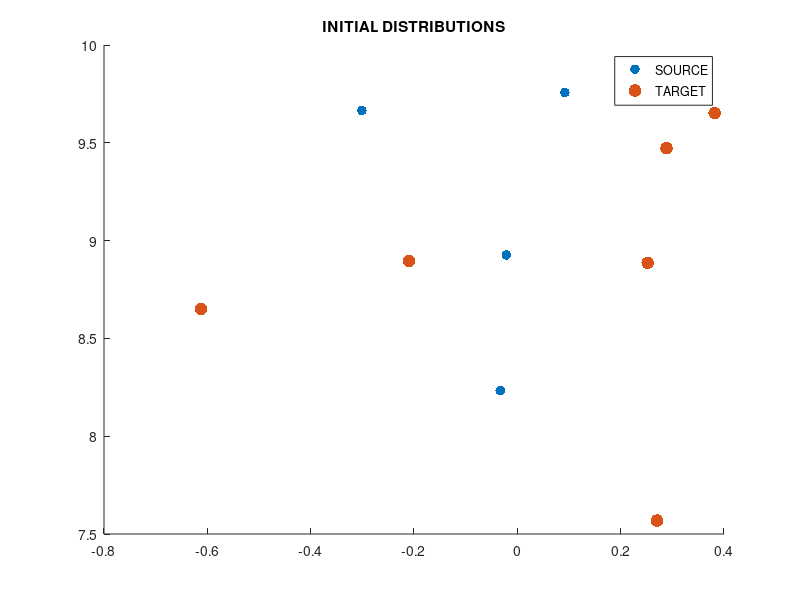

Write the MATLAB code that produced this figure. (Note: this script raises an error after producing the figure.)
% MULTIDIMENSIONAL OPTIMAL TRANSPORT

% RANDOMLY GENERATED 2D POINTS
rng('default');

% STARTING PARAMETERS
eta = 0.1;          % INITIAL STEP SIZE
lam = 5e5;          % REGULARIZATION PARAMETER
mu = 1e5;           % PARTIAL-NESS REGULARLIZATION

% 2D DATA POINTS
mu_x = [0 9];
sigma_x = [0.25 0; 0 1];
x = mvnrnd(mu_x, sigma_x, 10);
x_original = x;

mu_y1 = [7 7];
sigma_y1 = [1 0; 0 0.25];
%y = mvnrnd(mu_y1, sigma_y1, 200);
mu_y2 = [7 11];
sigma_y2 = [0.1 0; 0 0.1];
sigma_y3 = [10 0; 0 10];

y1 = mvnrnd(mu_y1, sigma_y1, 10);
y2 = mvnrnd(mu_y2, sigma_y2, 1);
y3 = mvnrnd(mu_y1, sigma_y3, 3);
y = [y1; y2; y3];

% TEST
y = x;
x = x(1:6, 1:2);

% INITIAL WEIGHTS
delta = zeros(length(x), 1);
epsilon = zeros(length(y), 1);
p_init = exp(delta)./sum(exp(delta));
q_init = exp(epsilon)./sum(exp(epsilon));

% MATCH THE DIMENSIONS
[n, d_x] = size(x);
[m, d_y] = size(y);
dim_diff = abs(d_x - d_y);

if d_x > d_y
    newrow_y = zeros(m, dim_diff);
    y = [y, newrow_y];
elseif d_x < d_y
    newrow_x = zeros(n, dim_diff);
    x = [x, newrow_x];
end

% PLOTTING INITIAL DISTRIBUTIONS
figure()
hold on
if d_x == 2 && d_y == 2
    scatter(y(:,1), y(:,2), q_init*500, 'filled', 'red')
    scatter(x(:,1), x(:,2), p_init*500, 'filled', 'blue')
elseif d_x == 3 || d_y == 3
    scatter3(y(:,1), y(:,2), y(:,3), 'filled', 'red')
    scatter3(x(:,1), x(:,2), x(:,3), 'filled', 'blue')
end
title('INITIAL DISTRIBUTIONS')
legend('SOURCE', 'TARGET')
hold off

% PRECONDITIONING %%%%%%%%%%%%%%%%%%%%%%%%%%%%%%%%%%%%%%%%%%%%%%%%%%%%%%%%%
s_x = sqrt(sum(abs(x-median(x)))/length(x)); % IMMUNE TO LARGE CLUSTERS OF OUTLIERS
s_y = sqrt(sum(abs(y-median(y)))/length(y)); % ROBUST DISPERSION MEASURE USING L1 NORM

x1 = x.*s_y./s_x;          % RESCALING X1 BASED ON ROBUST MEASURE

% SHIFTING TO MEAN OR MEDIAN OF TARGET
x = x1 - median(x1) + median(y);

% START TIMER FOR ALGORITHM %%%%%%%%%%%%%%%%%%%%%%%%%%%%%%%%%%%%%%%%%%%%%%%
tic

% RUNNING GRADIENT DESCENT
[T_hist, L1_hist, L2_hist, L_hist, eta_hist, H_hist, iter, min_index, p_final, q_final] = grad_descent(x, y, eta, lam, mu, delta, epsilon);
iters = 1:iter;
fprintf("\nTotal iters: %d\n", iter)
fprintf("Minimum achieved at iter: %d\n", min_index)
fprintf("Final cost: %d\n\n", L_hist(min_index,:))
disp(p_final)
disp(q_final)

% MAP RUNTIME
runtime = toc;

% PLOTTING INITIAL DISTRIBUTIONS
figure()
hold on
if d_x == 2 && d_y == 2
    scatter(y(:,1), y(:,2), q_init*500, 'filled', 'red')
    scatter(x(:,1), x(:,2), p_init*500, 'filled', 'blue')
elseif d_x == 3 || d_y == 3
    scatter3(y(:,1), y(:,2), y(:,3), 'filled', 'red')
    scatter3(x(:,1), x(:,2), x(:,3), 'filled', 'blue')
end
title('PRECONDITIONED DISTRIBUTIONS')
legend('TARGET','SOURCE')
hold off

% START TIMER FOR PLOTTING
tic

figure()
hold on
% PLOT C(X, TX)
subplot(2, 2, 1)
plot(iters, L1_hist, '-')
title('L1 COST')

% PLOT (F1 - F2)
subplot(2, 2, 2)
plot(iters, L2_hist, '-')
title('L2 COST')

% PLOT GLOBAL COST
subplot(2, 2, 3)
plot(iters, L_hist, '-')
title('L COST')

% PLOT LEARNING RATE/STEP SIZE ETA
subplot(2, 2, 4)
plot(iters, eta_hist, '-')
title('ETA')
hold off

% PLOTTING FINAL OPTIMAL MAP
figure()
hold on
for i = 1:iter-1
    T_map_i1 = T_hist(:,:,i);
    T_map_i2 = T_hist(:,:,i+1);
    for j = 1:length(x)
        plot([T_map_i1(j,1) T_map_i2(j,1)], [T_map_i1(j,2) T_map_i2(j,2)], color = 'green')
    end
end

T_map = T_hist(:,:,min_index);
if d_x == 2 && d_y == 2
    p_y = scatter(y(:,1), y(:,2), q_final*500, 'filled', 'red');
    p_t = scatter(T_map(:,1), T_map(:,2), p_final*500, 'filled', 'green');
elseif d_x == 3 || d_y == 3
    p_y = scatter3(y(:,1), y(:,2), y(:,3), 'filled', 'red');
    p_t = scatter3(T_map(:,1), T_map(:,2),  T_map(:,3),  'filled', 'green');
end
title('FINAL MAP')
legend([p_y, p_t], {'TARGET', 'MAP'})
hold off

% END TIMER AND DISPLAY RUNTIME
plotting = toc;
disp(['ALGO RUNTIME: ' num2str(runtime) ' sec'])
disp(['PLOT RUNTIME: ' num2str(plotting) ' sec'])
disp(['TOTAL RUNTIME: ' num2str(runtime + plotting) ' sec'])





% BEGINNING OPTIMAL TRANSPORT ALGORITHM %%%%%%%%%%%%%%%%%%%%%%%%%%%%%%%%%%%
% BANDWIDTH MATRIX SELECTION WITH SILVERMAN'S RULE OF THUMB
function H = bandwidth(x, n, std_switch)
    [~, d] = size(x);
    if std_switch == false
        if d == 1 % FOR ONE-DIMENSIONAL CASE
            H = 0.9*min(std(x), iqr(x)/1.34)*n^(-1/5);
        else
            H = std(x)*(4/((d+2)*n))^(1/(d+4));
        end
    else
        s_x = sqrt(sum(abs(x-median(x)))/length(x)); % IMMUNE TO LARGE CLUSTERS OF OUTLIERS
        if d == 1 % FOR ONE-DIMENSIONAL CASE
            H = 0.9*min(s_x, iqr(x)/1.34)*n^(-1/5);
        else
            H = s_x*(4/((d+2)*n))^(1/(d+4));
        end
    end    
end




% COST FUNCTION C (RETURNS CONSTANT)
function cost = C(x, Tx, p_hat)
    [n, d] = size(x);
    if d == 1 % FOR ONE-DIMENSIONAL CASE
        cost = (norm(x - Tx)^2) / (2*n);
    else      % FOR MULTIDIMENSIONAL CASE
        cost = sum(p_hat.*(x-Tx).^2, 'all') / (2*n);
    end
end




% TEST FUNCTION DEFINING KL DIVERGENCE MAP AND TARGET (RETURNS CONSTANT)
function test = KL(Tx1, y, Tx2, Hx, Hy, delta, epsilon)
    [n, d] = size(Tx1);
    m = length(y);
    bias = 1e-10; % TO MAKE SURE WE DON'T DIVIDE BY ZERO
    
    % INITIALIZE EMPTY MATRICES
    p = zeros(d,n,n);
    q = zeros(d,n,m);

    % FILL IN EACH MATRIX WITH THEIR RESPECTIVE VALUES AT EACH D
    for i = 1:d
        % DISTRIBUTION P(x) WITH CENTER POINTS IN Tx
        p(i,:,:) = (Tx1(:,i)' - Tx2(:,i))./Hx(:,i);
        
        % DISTRIBUTION Q(x) WITH CENTER POINTS IN Tx
        q(i,:,:) = -1*(y(:,i)' - Tx2(:,i))./Hy(:,i);
    end

    p_hat = exp(delta)/sum(exp(delta));
    q_hat = exp(epsilon)/sum(exp(epsilon));

    % MATRIX MULTIPLICATION IN PLACE OF DOUBLE FOR-LOOP
    p1 = sum(reshape(exp(-1/2.*sum(p.^2, 1)), [], length(p_hat))' .* p_hat, 1);
    q1 = sum(reshape(exp(-1/2.*sum(q.^2, 1)), [], length(q_hat))' .* q_hat, 1);

    %disp(reshape(exp(-1/2.*sum(p.^2, 1)), [], length(p_hat)))
    %disp(sum(reshape(exp(-1/2.*sum(p.^2, 1)), [], length(p_hat)), 2)');
    %disp(sum(reshape(exp(-1/2.*sum(p.^2, 1)), [], length(p_hat))' .* p_hat, 1))


    % CONSTANTS TO NORMALIZE AND FINISH COMPUTATION
    const1 = 1/(n^2 * (mean(Hx)*sqrt(2*pi)).^d + bias);
    const2 = 1/(m*n * (mean(Hy)*sqrt(2*pi)).^d + bias);
    
    % FINAL DISTRIBUTIONS
    p_dist = const1 .* p1;
    q_dist = const2 .* q1;

    % ENTROPY DEFINING POINT-BY-POINT DIFFERENCE
    entropy = log(p_dist) - log(q_dist);

    % FINAL RESULT SUMMING TOTAL ENTROPY AND NORMALIZING
    test = sum(entropy .* p_hat')/n;
end




% GLOBAL COST FUNCTION L (RETURNS CONSTANT)
function l = L(x, y, Tx, Hx, Hy, lam, mu, delta, epsilon)
    p_hat = exp(delta)/sum(exp(delta));
    q_hat = exp(epsilon)/sum(exp(epsilon));

    % IN PLACE OF MAX FUNCTION SINCE GRADIENT DNE
    big_num = 1e2;
    reg1 = sum(p_hat.^big_num).^(1/big_num);
    reg2 = sum(q_hat.^big_num).^(1/big_num);
    
    % FINAL RESULT
    l = C(x, Tx, delta) + lam*(KL(Tx, y, Tx, Hx, Hy, delta, epsilon)) + mu*(reg1+reg2);
end



% GRADIENT OF COST (RETURNS 1xD VECTOR)
function [gradC_Tx, gradC_d, gradC_e] = C_grad(x, Tx, delta)
    p_hat = exp(delta)/sum(exp(delta));
    gradC_Tx = p_hat.*((x-Tx)) / length(x);
    gradC_d = sum(p_hat.*(2*(x-Tx) + (x-Tx).^2) - p_hat.^2 .* (x-Tx).^2, 2) / 2*length(x);
    gradC_e = 0;
end



% GRADIENT OF TEST FUNCTION TAKEN WITH RESPECT TO Tx CENTER
function [gradF_Tx, gradF_d, gradF_e] = KL_grad(Tx1, y, Tx2, Hx, Hy, delta, epsilon)
    [n, d] = size(Tx1);
    m = length(y);
    bias = 1e-8; % TO MAKE SURE WE DON'T DIVIDE BY ZERO
    
    % INITIALIZE EMPTY MATRICES
    p = zeros(d,n,n);
    q = zeros(d,n,m);
    p_hat = exp(delta)/sum(exp(delta));
    q_hat = exp(epsilon)/sum(exp(epsilon));

    % FILL IN EACH MATRIX WITH THEIR RESPECTIVE VALUES AT EACH D
    for i = 1:d
        % DISTRIBUTION P(x) WITH CENTER POINTS IN Tx
        p(i,:,:) = (Tx1(:,i)' - Tx2(:,i))./Hx(:,i);
        
        % DISTRIBUTION Q(x) WITH CENTER POINTS IN Tx
        q(i,:,:) = -1*(y(:,i)' - Tx2(:,i))./Hy(:,i);                % WHY -1 IN FRONT?
    end

    % MATRIX MULTIPLICATION IN PLACE OF DOUBLE FOR-LOOP
    p1 = sum(reshape(exp(-1/2.*sum(p.^2, 1)), [], length(p_hat))' .* p_hat, 1);
    q1 = sum(reshape(exp(-1/2.*sum(q.^2, 1)), [], length(q_hat))' .* q_hat, 1);

    % CONSTANTS IN FRONT OF ORIGINAL DISTRIBUTION SUM
    const1 = 1/(n^2 * (mean(Hx)*sqrt(2*pi)).^d + bias);
    const2 = 1/(m*n * (mean(Hy)*sqrt(2*pi)).^d + bias);

    % ORIGINAL DISTRIBUTIONS
    %p_dist = const1 .* p1;
    %q_dist = const2 .* q1;
    
    % GRADIENT 
    % USE TWO SUM FUNCTIONS IN PLACE OF DOUBLE FOR-LOOP FOR GRADIENT
    grad_p1a = p.*exp(-1/2.*sum(p.^2, 1)); 
    grad_q1a = q.*exp(-1/2.*sum(q.^2, 1));

    for j=1:n
        grad_p1a(:,:,j) = grad_p1a(:,:,j) .* p_hat(j,:);
    end
    for k=1:m
        grad_q1a(:,:,k) = grad_q1a(:,:,k) .* q_hat(k,:);
    end

    grad_p1 = sum(grad_p1a, 3);
    grad_q1 = sum(grad_q1a, 3);
    
    % CONSTANTS IN FRONT OF GRADIENT SUM
    %grad_p_const = 1/(n^2 * (mean(Hx)*sqrt(2*pi)).^d * mean(Hx) + bias);
    %grad_q_const = 1/(m*n * (mean(Hy)*sqrt(2*pi)).^d * mean(Hy) + bias);

    % FINAL GRADIENT VALUES
    gradF_Tx = p_hat .* ((grad_p1./p1 - grad_q1./q1)/n)';
    gradF_d = sum(p_hat - p_hat.^2).*(log((const1*p1)./(const2*q1)) + 1)';
    gradF_e = sum(p_hat .* (1 - q_hat)', 1)';
    %gradF_d = zeros(n, 1);
    %gradF_e = zeros(m, 1);
end




% GRADIENT OF L WITH RESPECT TO TX, delta, and epsilon (RETURNS NxD MATRICES)
function [gradL_Tx, gradL_d, gradL_e] = L_grad(x, y, Tx, Hx, Hy, lam, mu, delta, epsilon)
    [gradC_Tx, gradC_d, gradC_e] = C_grad(x, Tx, delta);
    [gradF_Tx, gradF_d, gradF_e] = KL_grad(Tx, y, Tx, Hx, Hy, delta, epsilon);
    big_num = 1e2;

    p_hat = exp(delta)/sum(exp(delta));
    q_hat = exp(epsilon)/sum(exp(epsilon));

    % GRAD WITH RESPECT TO Tx
    gradL_Tx = gradC_Tx + lam*gradF_Tx;

    % GRAD WITH RESPECT TO p
    grad_reg1 = (sum(p_hat.^big_num).^(1/big_num - 1)) * p_hat.^(big_num-1);
    gradL_d = gradC_d + lam*gradF_d + mu*grad_reg1;
    
    % GRAD WITH RESPECT TO q
    grad_reg2 = (sum(q_hat.^big_num).^(1/big_num - 1)) * q_hat.^(big_num-1);
    gradL_e = gradC_e + lam*gradF_e + mu*grad_reg2;
end




% ADAPTIVE LEARNING RATE ETA (RETURNS CONSTANT AND GRAD DESCENT RESULT)
function [eta, Tx_next, d_next, e_next] = adapt_learning(x, y, Tx_curr, Hx, Hy, lam, mu, eta, d_curr, e_curr)
    [n, d] = size(Tx_curr);
    [m, ~] = size(y);

    % INCREASE ETA FOR FASTER CONVERGENCE
    eta = eta * 2;
    [Tx_grad, d_grad, e_grad] = L_grad(x, y, Tx_curr, Hx, Hy, lam, mu, d_curr, e_curr);

    % ITERATE THROUGH DIFFERENT COMBOS OF UPDATES TO FIND THE BEST ONE    
    combos = [0 0 0; 1 0 0; 0 1 0; 0 0 1; 1 1 0; 1 0 1; 0 1 1; 1 1 1];
    num_combos = size(combos, 1);

    L_curr = L(x, y, Tx_curr, Hx, Hy, lam, mu, d_curr, e_curr);
    next_L = zeros(num_combos, 1);
    next_T = zeros(num_combos, n, d);
    next_d = zeros(num_combos, n, 1);
    next_e = zeros(num_combos, m, 1);

    for i=1:num_combos
        if combos(i,1) == 1
            next_T(i,:,:) = Tx_curr - (eta * Tx_grad);
        else
            next_T(i,:,:) = Tx_curr;
        end
        if combos(i,2) == 1
            next_d(i,:,:) = d_curr - (eta * d_grad);
        else
            next_d(i,:,:) = d_curr;
        end
        if combos(i,3) == 1
            next_e(i,:,:) = e_curr - (eta * e_grad);
        else
            next_e(i,:,:) = e_curr;
        end
        T_test = reshape(next_T(i,:,:), n, d);
        d_test = reshape(next_d(i,:,:), n, 1);
        e_test = reshape(next_e(i,:,:), m, 1);
        next_L(i,:) = L(x, y, T_test, Hx, Hy, lam, mu, d_test, e_test);
    end
    [L_next, index] = min(next_L);
    Tx_next = reshape(next_T(index,:,:), n, d);
    d_next = reshape(next_d(index,:,:), n, 1);
    e_next = reshape(next_e(index,:,:), m, 1);

    while L_curr <= L_next && eta >= 1e-20
        eta = eta / 2;
        for i=1:num_combos
            if combos(i,1) == 1
                next_T(i,:,:) = Tx_curr - (eta * Tx_grad);
            else
                next_T(i,:,:) = Tx_curr;
            end
            if combos(i,2) == 1
                next_d(i,:,:) = d_curr - (eta * d_grad);
            else
                next_d(i,:,:) = d_curr;
            end
            if combos(i,3) == 1
                next_e(i,:,:) = e_curr - (eta * e_grad);
            else
                next_e(i,:,:) = e_curr;
            end
            T_test = reshape(next_T(i,:,:), n, d);
            d_test = reshape(next_d(i,:,:), n, 1);
            e_test = reshape(next_e(i,:,:), m, 1);
            next_L(i,:) = L(x, y, T_test, Hx, Hy, lam, mu, d_test, e_test);
        end
        [L_next, index] = min(next_L);
        Tx_next = reshape(next_T(index,:,:), n, d);
        d_next = reshape(next_d(index,:,:), n, 1);
        e_next = reshape(next_e(index,:,:), m, 1);
    end
end





% GRADIENT DESCENT
function [T_hist, L1_hist, L2_hist, L_hist, eta_hist, H_hist, iter, min_index, p_final, q_final] = grad_descent(x, y, eta, lam, mu, delta, epsilon)
    % INITIAL VALUES
    Tx = x;                                  % INITIAL MAP SHOULD BE THE ORIGINAL SET OF POINTS
    z = [Tx; y];                             % COMBINED SET OF POINTS - FOR BANDWIDTH
    Hy = bandwidth(y, length(x), true);      % BANDWIDTH FOR Y - USE ROBUST DEVIATION MEASURE
    Hz = bandwidth(z, length(x), true);      % BANDWIDTH FOR ALL POINTS - USE STD

    % INITIALIZING EMPTY HISTORY FOR ALL PLOTS OVER TIME
    T_hist = Tx; % FIRST ENTRY IN MAP HISTORY SHOULD BE THE SOURCE DISTRIBUTION
    H_hist = Hz;
    eta_hist = eta;
    L1_hist = C(x, Tx, delta);
    L2_hist = KL(Tx, y, Tx, Hz, Hy, delta, epsilon);
    L_hist = L1_hist + lam * L2_hist;

    criteria = 1e8; % ARBITRARY LARGE NUMBER TO START
    minimum = 1e8;
    iter = 1;
    min_index = 1;

    % CONTINUE UNTIL REACHING STOPPING CRITERIA
    while criteria > 0
    %while iter < 10
        % FOR KEEPING TRACK OF ITERATION PROGRESS
        if mod(iter, 1) == 0
            fprintf("Iteration: %d\n", iter)
        end

        if iter == 1000
            break
        end
        iter = iter+1;

        % GETTING NEW BANDWIDTH (CONVERGE TO HY)
        z = [Tx; y];
        Hz = bandwidth(z, length(x), true);
        Hz = (Hz + Hy) / 2;

        % GET NEW MAP TX AND LEARNING RATE ETA AT EACH STEP
        [eta, Tx, delta, epsilon] = adapt_learning(x, y, Tx, Hz, Hz, lam, mu, eta, delta, epsilon);

        % ADD CURRENT VALUES TO HISTORY DATA FOR PLOTTING
        T_hist(:,:,iter) = Tx;
        H_hist(:,:,iter) = Hz;
        eta_hist(iter,:) = eta;
        L1_hist(iter,:) = C(x, Tx, delta);
        L2_hist(iter,:) = KL(Tx, y, Tx, Hz, Hy, delta, epsilon);
        L_hist(iter,:) = L1_hist(iter,:) + lam*(L2_hist(iter,:));

        p_final = exp(delta)/sum(exp(delta));
        q_final = exp(epsilon)/sum(exp(epsilon));

        % DEFINING CRITERIA TO CONTINUE OR STOP ITERATION
        criteria = L_hist(iter,:);
        if abs(criteria) < abs(minimum)
            minimum = criteria;
            min_index = iter;
        else
            %break
        end
    end
end